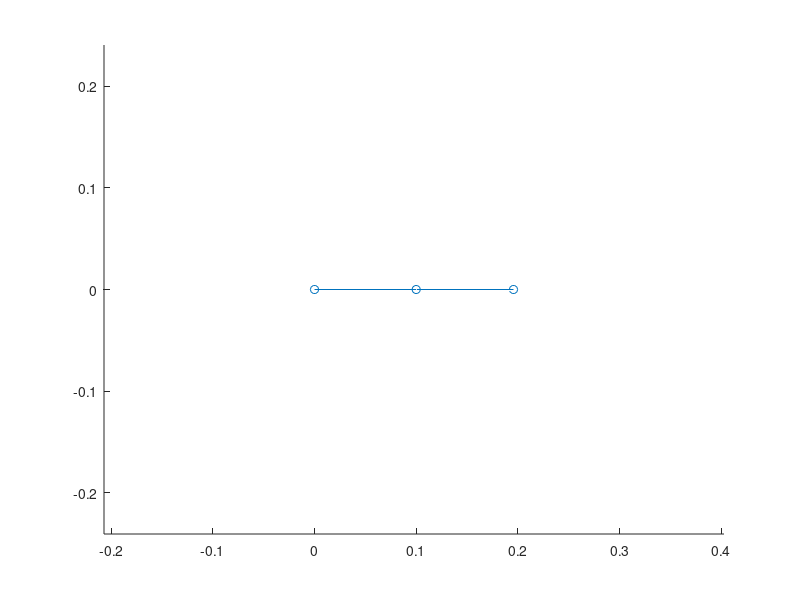

Write MATLAB code to recreate this figure.

clc; clear;
x=0.1957; y=0; z=-0.4810; %End Effector Position
a2=0.25; a3=0.25; ac=0.1;% Link Lengths

t1=atan(y/x); % TOP VIEW: Angle of rotation in xy-plane (YAW)

r1=sqrt((x-ac*cos(t1))^2+(y-ac*sin(t1))^2);
r4=sqrt((x+ac*cos(t1))^2+(y+ac*sin(t1))^2);%
r2=z; %
phi2=atan(r2/r1); %

r3= sqrt(r1^2+r2^2);%
phi1=acos((-a3^2+a2^2+r3^2)/(2*a2*r3)); %
t2=phi2-phi1; %

phi3=acos((-r3^2+a2^2+a3^2)/(2*a2*a3)); % 
t3=pi-phi3;

x=[0 ac*cos(t1) ac*cos(t1)+a2*cos(t2) ac*cos(t1)+a2*cos(t2)+a3*cos(t2+t3)]
y=[0 ac*sin(t1) ac*sin(t1)+a2*cos(t2)*sin(t1) ac*sin(t1)+a2*cos(t2)*sin(t1)+a3*cos(t2+t3)*sin(t1)]
z=[0 0 a2*sin(t2) a2*sin(t2)+a3*sin(t2+t3)]

hold on
plot3(x,y,z,'o-')
axis equal
t1=t1*180/pi
t2=t2*180/pi
t3=t3*(180/pi)
